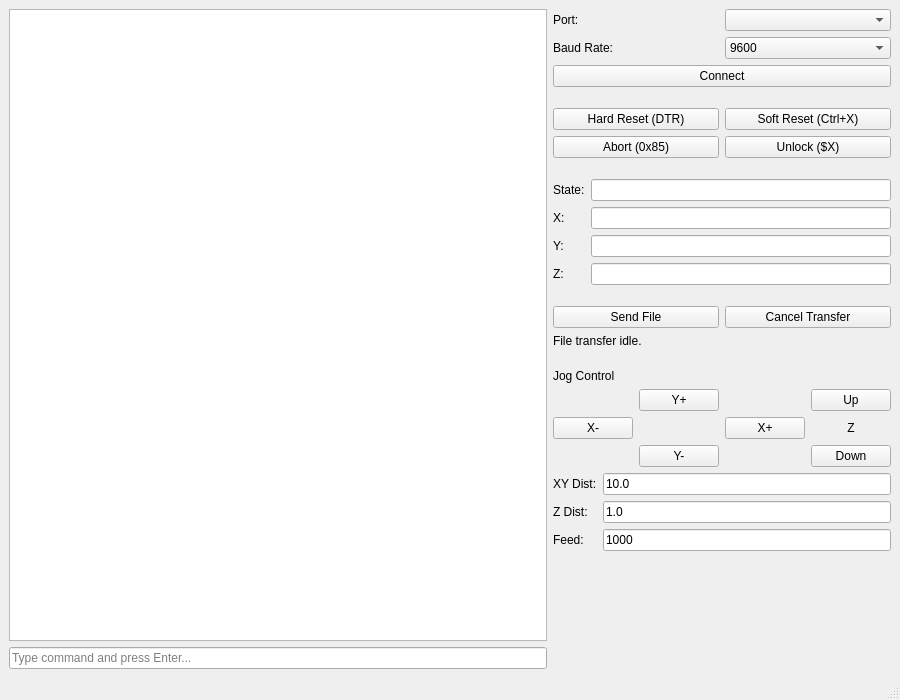
<?xml version="1.0" encoding="UTF-8"?>
<ui version="4.0">
 <class>SerialConsoleApp</class>
 <widget class="QMainWindow" name="SerialConsoleApp">
  <property name="geometry">
   <rect>
    <x>0</x>
    <y>0</y>
    <width>900</width>
    <height>700</height>
   </rect>
  </property>
  <property name="windowTitle">
   <string>PyQt6 Graphical Serial Console</string>
  </property>
  <widget class="QWidget" name="centralwidget">
   <layout class="QHBoxLayout" name="horizontalLayout" stretch="7,3">
    <item>
     <layout class="QVBoxLayout" name="verticalLayout">
      <item>
       <widget class="QTextEdit" name="console_output">
        <property name="font">
         <font>
          <family>Courier</family>
          <pointsize>10</pointsize>
         </font>
        </property>
        <property name="readOnly">
         <bool>true</bool>
        </property>
       </widget>
      </item>
      <item>
       <widget class="QLineEdit" name="command_input">
        <property name="placeholderText">
         <string>Type command and press Enter...</string>
        </property>
       </widget>
      </item>
     </layout>
    </item>
    <item>
     <layout class="QVBoxLayout" name="verticalLayout_2">
      <item>
       <layout class="QGridLayout" name="gridLayout">
        <item row="0" column="0">
         <widget class="QLabel" name="label">
          <property name="text">
           <string>Port:</string>
          </property>
         </widget>
        </item>
        <item row="0" column="1">
         <widget class="QComboBox" name="port_selector"/>
        </item>
        <item row="1" column="0">
         <widget class="QLabel" name="label_2">
          <property name="text">
           <string>Baud Rate:</string>
          </property>
         </widget>
        </item>
        <item row="1" column="1">
         <widget class="QComboBox" name="baud_selector">
          <item>
           <property name="text">
            <string>9600</string>
           </property>
          </item>
          <item>
           <property name="text">
            <string>57600</string>
           </property>
          </item>
          <item>
           <property name="text">
            <string>115200</string>
           </property>
          </item>
          <item>
           <property name="text">
            <string>230400</string>
           </property>
          </item>
          <item>
           <property name="text">
            <string>460800</string>
           </property>
          </item>
          <item>
           <property name="text">
            <string>921600</string>
           </property>
          </item>
         </widget>
        </item>
        <item row="2" column="0" colspan="2">
         <widget class="QPushButton" name="connect_button">
          <property name="text">
           <string>Connect</string>
          </property>
         </widget>
        </item>
       </layout>
      </item>
      <item>
       <spacer name="verticalSpacer">
        <property name="orientation">
         <enum>Qt::Vertical</enum>
        </property>
        <property name="sizeType">
         <enum>QSizePolicy::Fixed</enum>
        </property>
        <property name="sizeHint" stdset="0">
         <size>
          <width>20</width>
          <height>15</height>
         </size>
        </property>
       </spacer>
      </item>
      <item>
       <layout class="QGridLayout" name="gridLayout_2">
        <item row="0" column="0">
         <widget class="QPushButton" name="hard_reset_button">
          <property name="text">
           <string>Hard Reset (DTR)</string>
          </property>
         </widget>
        </item>
        <item row="0" column="1">
         <widget class="QPushButton" name="soft_reset_button">
          <property name="text">
           <string>Soft Reset (Ctrl+X)</string>
          </property>
         </widget>
        </item>
        <item row="1" column="0">
         <widget class="QPushButton" name="abort_button">
          <property name="text">
           <string>Abort (0x85)</string>
          </property>
         </widget>
        </item>
        <item row="1" column="1">
         <widget class="QPushButton" name="unlock_button">
          <property name="text">
           <string>Unlock ($X)</string>
          </property>
         </widget>
        </item>
       </layout>
      </item>
      <item>
       <spacer name="verticalSpacer_2">
        <property name="orientation">
         <enum>Qt::Vertical</enum>
        </property>
        <property name="sizeType">
         <enum>QSizePolicy::Fixed</enum>
        </property>
        <property name="sizeHint" stdset="0">
         <size>
          <width>20</width>
          <height>15</height>
         </size>
        </property>
       </spacer>
      </item>
      <item>
       <layout class="QGridLayout" name="gridLayout_3">
        <item row="0" column="0">
         <widget class="QLabel" name="label_3">
          <property name="text">
           <string>State:</string>
          </property>
         </widget>
        </item>
        <item row="0" column="1">
         <widget class="QLineEdit" name="state_display">
          <property name="readOnly">
           <bool>true</bool>
          </property>
         </widget>
        </item>
        <item row="1" column="0">
         <widget class="QLabel" name="label_4">
          <property name="text">
           <string>X:</string>
          </property>
         </widget>
        </item>
        <item row="1" column="1">
         <widget class="QLineEdit" name="x_pos_display">
          <property name="readOnly">
           <bool>true</bool>
          </property>
         </widget>
        </item>
        <item row="2" column="0">
         <widget class="QLabel" name="label_5">
          <property name="text">
           <string>Y:</string>
          </property>
         </widget>
        </item>
        <item row="2" column="1">
         <widget class="QLineEdit" name="y_pos_display">
          <property name="readOnly">
           <bool>true</bool>
          </property>
         </widget>
        </item>
        <item row="3" column="0">
         <widget class="QLabel" name="label_6">
          <property name="text">
           <string>Z:</string>
          </property>
         </widget>
        </item>
        <item row="3" column="1">
         <widget class="QLineEdit" name="z_pos_display">
          <property name="readOnly">
           <bool>true</bool>
          </property>
         </widget>
        </item>
       </layout>
      </item>
      <item>
       <spacer name="verticalSpacer_3">
        <property name="orientation">
         <enum>Qt::Vertical</enum>
        </property>
        <property name="sizeType">
         <enum>QSizePolicy::Fixed</enum>
        </property>
        <property name="sizeHint" stdset="0">
         <size>
          <width>20</width>
          <height>15</height>
         </size>
        </property>
       </spacer>
      </item>
      <item>
       <layout class="QGridLayout" name="gridLayout_4">
        <item row="0" column="0">
         <widget class="QPushButton" name="send_file_button">
          <property name="text">
           <string>Send File</string>
          </property>
         </widget>
        </item>
        <item row="0" column="1">
         <widget class="QPushButton" name="cancel_file_button">
          <property name="text">
           <string>Cancel Transfer</string>
          </property>
         </widget>
        </item>
        <item row="1" column="0" colspan="2">
         <widget class="QLabel" name="file_progress_label">
          <property name="text">
           <string>File transfer idle.</string>
          </property>
         </widget>
        </item>
       </layout>
      </item>
      <item>
       <spacer name="verticalSpacer_4">
        <property name="orientation">
         <enum>Qt::Vertical</enum>
        </property>
        <property name="sizeType">
         <enum>QSizePolicy::Fixed</enum>
        </property>
        <property name="sizeHint" stdset="0">
         <size>
          <width>20</width>
          <height>15</height>
         </size>
        </property>
       </spacer>
      </item>
      <item>
       <widget class="QLabel" name="label_7">
        <property name="text">
         <string>Jog Control</string>
        </property>
       </widget>
      </item>
      <item>
       <layout class="QGridLayout" name="gridLayout_5">
        <item row="0" column="1">
         <widget class="QPushButton" name="jog_up_button">
          <property name="text">
           <string>Y+</string>
          </property>
         </widget>
        </item>
        <item row="1" column="0">
         <widget class="QPushButton" name="jog_left_button">
          <property name="text">
           <string>X-</string>
          </property>
         </widget>
        </item>
        <item row="1" column="2">
         <widget class="QPushButton" name="jog_right_button">
          <property name="text">
           <string>X+</string>
          </property>
         </widget>
        </item>
        <item row="2" column="1">
         <widget class="QPushButton" name="jog_down_button">
          <property name="text">
           <string>Y-</string>
          </property>
         </widget>
        </item>
        <item row="0" column="3">
         <widget class="QPushButton" name="jog_z_up_button">
          <property name="text">
           <string>Up</string>
          </property>
         </widget>
        </item>
        <item row="2" column="3">
         <widget class="QPushButton" name="jog_z_down_button">
          <property name="text">
           <string>Down</string>
          </property>
         </widget>
        </item>
        <item row="1" column="3">
         <widget class="QLabel" name="label_z_jog">
          <property name="text">
           <string>Z</string>
          </property>
          <property name="alignment">
           <set>Qt::AlignCenter</set>
          </property>
         </widget>
        </item>
       </layout>
      </item>
      <item>
       <layout class="QGridLayout" name="gridLayout_6">
        <item row="0" column="0">
         <widget class="QLabel" name="label_8">
          <property name="text">
           <string>XY Dist:</string>
          </property>
         </widget>
        </item>
        <item row="0" column="1">
         <widget class="QLineEdit" name="jog_xy_dist_input">
          <property name="text">
           <string>10.0</string>
          </property>
         </widget>
        </item>
        <item row="1" column="0">
         <widget class="QLabel" name="label_10">
          <property name="text">
           <string>Z Dist:</string>
          </property>
         </widget>
        </item>
        <item row="1" column="1">
         <widget class="QLineEdit" name="jog_z_dist_input">
          <property name="text">
           <string>1.0</string>
          </property>
         </widget>
        </item>
        <item row="2" column="0">
         <widget class="QLabel" name="label_9">
          <property name="text">
           <string>Feed:</string>
          </property>
         </widget>
        </item>
        <item row="2" column="1">
         <widget class="QLineEdit" name="jog_feed_rate_input">
          <property name="text">
           <string>1000</string>
          </property>
         </widget>
        </item>
       </layout>
      </item>
      <item>
       <spacer name="verticalSpacer_5">
        <property name="orientation">
         <enum>Qt::Vertical</enum>
        </property>
        <property name="sizeHint" stdset="0">
         <size>
          <width>20</width>
          <height>40</height>
         </size>
        </property>
       </spacer>
      </item>
     </layout>
    </item>
   </layout>
  </widget>
  <widget class="QMenuBar" name="menubar">
   <property name="geometry">
    <rect>
     <x>0</x>
     <y>0</y>
     <width>900</width>
     <height>22</height>
    </rect>
   </property>
  </widget>
  <widget class="QStatusBar" name="statusbar"/>
 </widget>
 <resources/>
 <connections/>
</ui>
